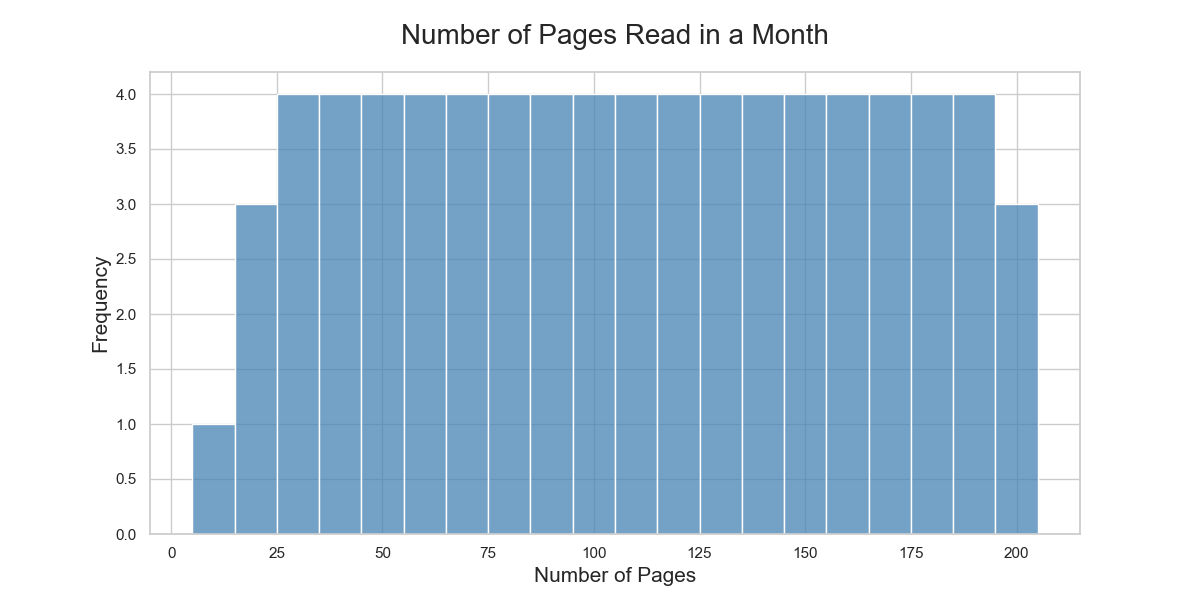

The Python source for this figure:

import seaborn as sns
import pandas as pd
import matplotlib.pyplot as plt

# Data points
values = [
    5, 15, 20, 22, 25, 28, 30, 32, 35, 38, 40, 42, 45, 48, 50, 52, 55, 58, 
    60, 62, 65, 68, 70, 72, 75, 78, 80, 82, 85, 88, 90, 92, 95, 98, 100, 
    102, 105, 108, 110, 112, 115, 118, 120, 122, 125, 128, 130, 132, 135, 
    138, 140, 142, 145, 148, 150, 152, 155, 158, 160, 162, 165, 168, 170, 
    172, 175, 178, 180, 182, 185, 188, 190, 192, 195, 198, 200
]

# Create DataFrame
data = pd.DataFrame({'Values': values})

# Set the style
sns.set(style="whitegrid")

# Create the histogram
plt.figure(figsize=(12, 6))  # Change width and height of the chart
sns.histplot(data['Values'], bins=15, color="#4682b4", kde=False, binwidth=10)  # Change color and bin width

# Customize the plot with title and labels
plt.title('Number of Pages Read in a Month', fontsize=20, pad=20)  # Change the topic/headline of the chart
plt.xlabel('Number of Pages', fontsize=15)
plt.ylabel('Frequency', fontsize=15)

# Display the plot
plt.show()
